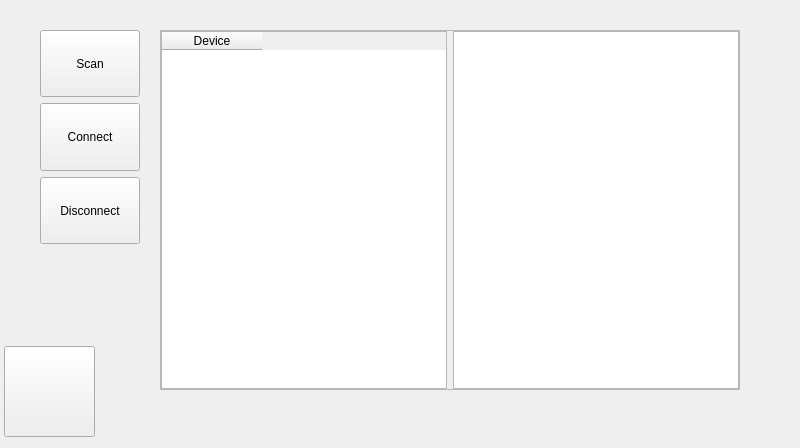
<?xml version="1.0" encoding="UTF-8"?>
<ui version="4.0">
 <class>SerialPage</class>
 <widget class="QDialog" name="SerialPage">
  <property name="geometry">
   <rect>
    <x>0</x>
    <y>0</y>
    <width>800</width>
    <height>448</height>
   </rect>
  </property>
  <property name="maximumSize">
   <size>
    <width>800</width>
    <height>448</height>
   </size>
  </property>
  <property name="windowTitle">
   <string>ControlWindow</string>
  </property>
  <widget class="QPushButton" name="w_pushbutton_back">
   <property name="geometry">
    <rect>
     <x>4</x>
     <y>346</y>
     <width>91</width>
     <height>91</height>
    </rect>
   </property>
   <property name="maximumSize">
    <size>
     <width>100</width>
     <height>100</height>
    </size>
   </property>
   <property name="focusPolicy">
    <enum>Qt::NoFocus</enum>
   </property>
   <property name="text">
    <string/>
   </property>
   <property name="icon">
    <iconset>
     <normaloff>img/back.png</normaloff>img/back.png</iconset>
   </property>
   <property name="iconSize">
    <size>
     <width>100</width>
     <height>100</height>
    </size>
   </property>
  </widget>
  <widget class="QWidget" name="widget" native="true">
   <property name="geometry">
    <rect>
     <x>40</x>
     <y>30</y>
     <width>112</width>
     <height>214</height>
    </rect>
   </property>
   <layout class="QVBoxLayout" name="verticalLayout">
    <property name="leftMargin">
     <number>0</number>
    </property>
    <property name="topMargin">
     <number>0</number>
    </property>
    <property name="rightMargin">
     <number>0</number>
    </property>
    <property name="bottomMargin">
     <number>0</number>
    </property>
    <item>
     <widget class="QPushButton" name="w_pushbutton_scan">
      <property name="maximumSize">
       <size>
        <width>100</width>
        <height>100</height>
       </size>
      </property>
      <property name="focusPolicy">
       <enum>Qt::NoFocus</enum>
      </property>
      <property name="text">
       <string>Scan</string>
      </property>
     </widget>
    </item>
    <item>
     <widget class="QPushButton" name="w_pushbutton_connect">
      <property name="maximumSize">
       <size>
        <width>100</width>
        <height>100</height>
       </size>
      </property>
      <property name="focusPolicy">
       <enum>Qt::NoFocus</enum>
      </property>
      <property name="text">
       <string>Connect</string>
      </property>
     </widget>
    </item>
    <item>
     <widget class="QPushButton" name="w_pushbutton_disconnect">
      <property name="maximumSize">
       <size>
        <width>100</width>
        <height>100</height>
       </size>
      </property>
      <property name="focusPolicy">
       <enum>Qt::NoFocus</enum>
      </property>
      <property name="text">
       <string>Disconnect</string>
      </property>
     </widget>
    </item>
   </layout>
  </widget>
  <widget class="QFrame" name="frame">
   <property name="geometry">
    <rect>
     <x>160</x>
     <y>30</y>
     <width>580</width>
     <height>360</height>
    </rect>
   </property>
   <property name="frameShape">
    <enum>QFrame::StyledPanel</enum>
   </property>
   <property name="frameShadow">
    <enum>QFrame::Raised</enum>
   </property>
   <layout class="QHBoxLayout" name="horizontalLayout">
    <property name="leftMargin">
     <number>0</number>
    </property>
    <property name="topMargin">
     <number>0</number>
    </property>
    <property name="rightMargin">
     <number>0</number>
    </property>
    <property name="bottomMargin">
     <number>0</number>
    </property>
    <item>
     <widget class="QTableWidget" name="w_table_ports">
      <column>
       <property name="text">
        <string>Device</string>
       </property>
      </column>
     </widget>
    </item>
    <item>
     <widget class="QTextBrowser" name="w_textb_output"/>
    </item>
   </layout>
  </widget>
 </widget>
  <resources>
  <include location="img.qrc"/>
 </resources>
 <connections/>
</ui>
